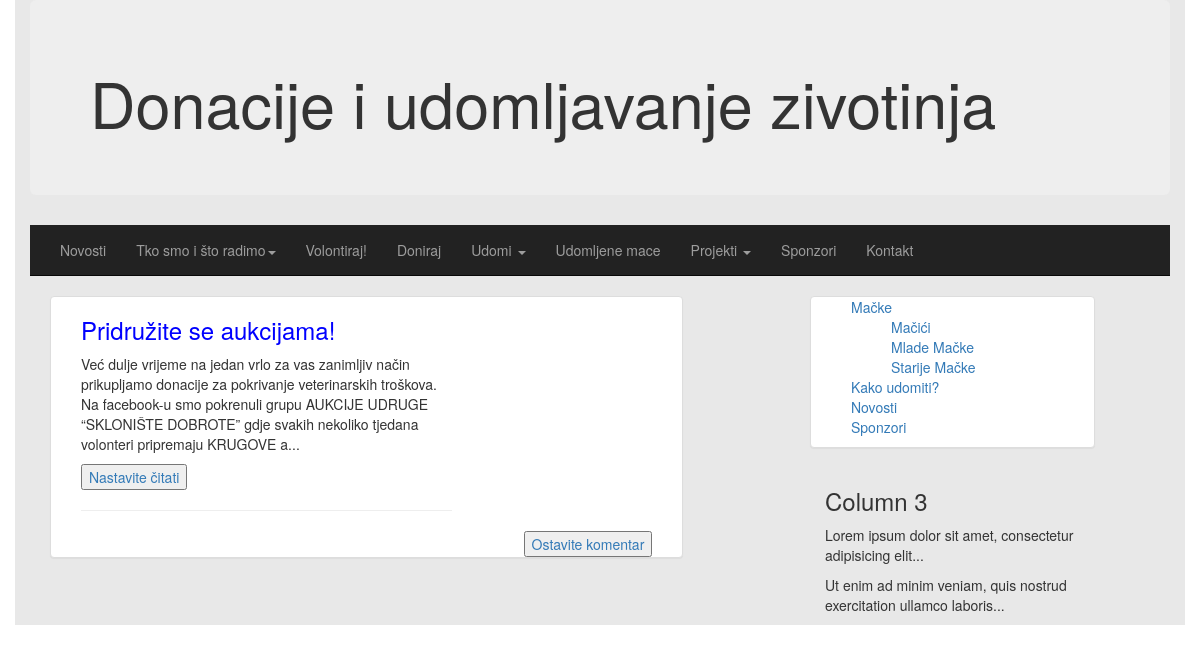
The page /aukcije.php on the database its author committed.
### tables this page shows
CREATE TABLE `aukcije` (
  `id` int(11) NOT NULL,
  `naslov` varchar(256) NOT NULL,
  `tekst` text NOT NULL,
  `datum` date NOT NULL
);

### aukcije.php (the view, shortened to what this page needs)
<!DOCTYPE html>
<html>
<head>
  <link rel="stylesheet" href="http://maxcdn.bootstrapcdn.com/bootstrap/3.3.4/css/bootstrap.min.css">
</head>
<body>
<div class="container" style="background-color:#E8E8E8">
  <div class="jumbotron">
    <h1>Donacije i udomljavanje zivotinja</h1>
  </div>
   <div class="navbar navbar-inverse navbar-static-top" role="navigation">
	   <div class="container">
    <div class="navbar-collapse collapse">
     <ul class="nav navbar-nav navbar-center">
       <li clas="active"><a href="index.php">Novosti</a></li>
       <li class="dropdown">
         <a href="#" class="dropdown-toggle" data-toggle="dropdown">Tko smo i što radimo<b class="caret"></b></a>
       </li>
       <li clas="active"><a href="volontiraj.php">Volontiraj!</a></li>
       <li clas="active"><a href="#">Doniraj</a></li>
       <li class="dropdown">
        <a href="#" class="dropdown-toggle" data-toggle="dropdown">Udomi <b class="caret"></b></a>
       </li>
       <li><a href="#">Udomljene mace</a></li>
       <li class="dropdown">
        <a href="#" class="dropdown-toggle" data-toggle="dropdown">Projekti <b class="caret"></b></a>
       </li>
       <li><a href="#">Sponzori</a></li>
       <li><a href="kontakt.php">Kontakt</a></li>
     </ul>
    </div>
	   </div>
   </div>
    <div clas="col-md-12">
    <div class="col-md-8" style="margin-left:20px">
    <?php
    $mysqli = new mysqli("localhost", "root", "root", "seminar2");
          $query= "SELECT * from aukcije";
          $result=  $mysqli->query($query);
          while($row= $result->fetch_assoc() ){
            echo '<div class="row">';
            echo '<div class="col-md-10 panel panel-default">';
            echo '<div class="col-md-12">';
            echo '<h3 style="color:blue">' . $row['naslov']  . '</h3>';
            echo '</div>';
            $pola = substr("$row[tekst]", 0,250);
            echo '<div class="col-md-8"><p>' . $pola . '...</p>';
            echo '<button><a href="detalji.php?id=aukcije&nav=' . $row[id] . '">Nastavite čitati</a></button><hr>';
            echo '</div>';
            echo '<div class="col-md-12 pull-right">';
            echo '<button style="float:right"><a href="#">Ostavite komentar</a></button></div>';
            echo '</div>';
            echo '</div>';
            }
    ?>
  </div>
  </div>
   <div class=" nav nav-stacked pull-center col-sm-3 panel panel-default ">
      <ul style="list-style-type:none">
      <li><a href="#">Mačke</a></li>
       <ul style="list-style-type:none">
          <li><a href="#">Mačići</a></li>
          <li><a href="#">Mlade Mačke</a></li>
          <li><a href="#">Starije Mačke</a></li>
      </ul>
      <li><a href="#">Kako udomiti?</a></li>
      <li><a href="#">Novosti</a></li>
      <li><a href="#">Sponzori</a></li>
      </ul>
     </div>
   <div class="col-sm-3">
      <h3>Column 3</h3>
      <p>Lorem ipsum dolor sit amet, consectetur adipisicing elit...</p>
      <p>Ut enim ad minim veniam, quis nostrud exercitation ullamco laboris...</p>
    </div>
  </div>
</body>
</html>

### rows shown on the page
aukcije: naslov "Pridružite se aukcijama!", tekst "Već dulje vrijeme na jedan vrlo za vas zanimljiv način prikupljamo donacije za pokrivanje veterinarskih troškova. Na facebook-u smo pokrenuli grupu AUKCIJE UDRUGE “SKLONIŠTE DOBROTE” gdje svakih nekoliko tjedana volonteri pripremaju KRUGOVE a"
